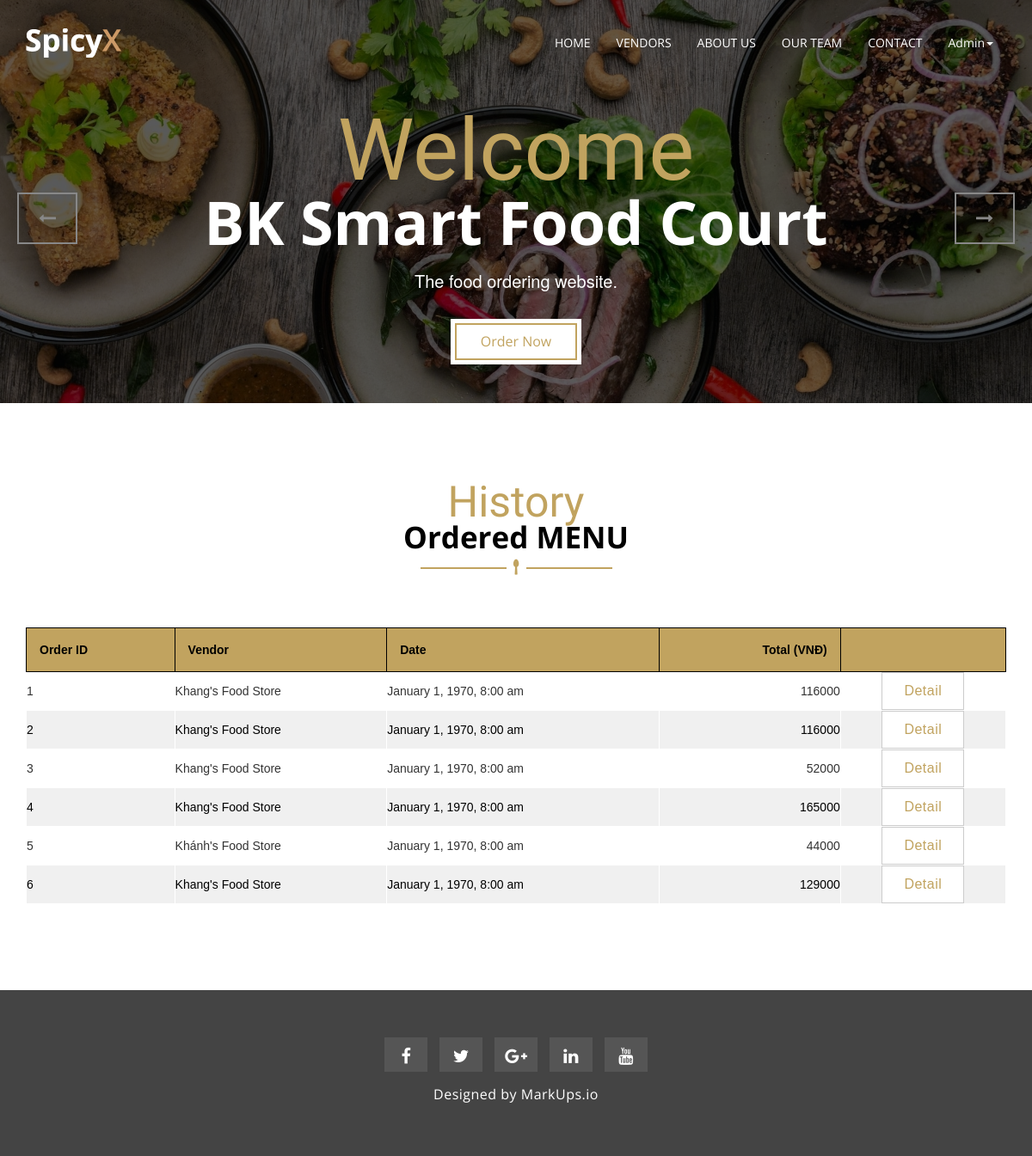
/index.php?c=bill (signed in), run on an earlier commit of the app's database.
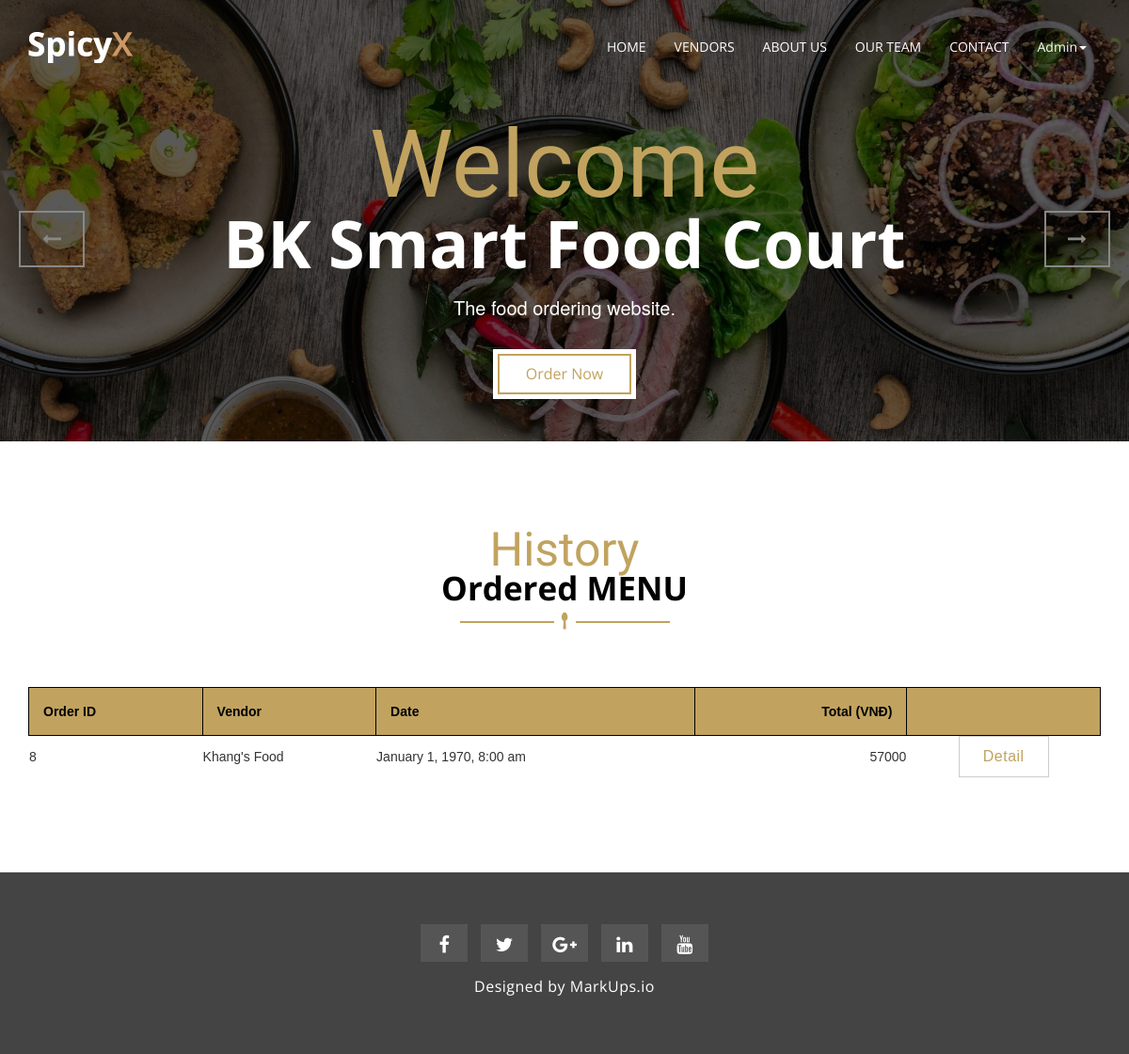
And on a later commit of the database.
### tables this page shows
CREATE TABLE `user` (
  `id` int(11) NOT NULL,
  `username` varchar(50) NOT NULL,
  `fullname` varchar(50) NOT NULL,
  `password` varchar(100) NOT NULL,
  `email` varchar(100) NOT NULL,
  `sdt` varchar(20) NOT NULL,
  `role` int(11) NOT NULL
);

CREATE TABLE `vendor` (
  `id` int(11) NOT NULL,
  `name` varchar(100) NOT NULL,
  `description` mediumtext NOT NULL,
  `photo` varchar(200) NOT NULL
);

### site/core/Base_Controller.php (called while the page is built, shortened)
<?php if (!defined('PATH_SYSTEM')) die('Bad requested!');
class Base_Controller extends Controller {
    public function load_header($header_name,$data) {
        global $Database;
        $data['header']['user'] = get_user($Database,$this->auth->username);
        $data['header']['vendor'] = get_user($Database,$this->auth->username);
        if ($this->auth->isLogin()){
            $unchecked_message = get_unchecked_message($Database,get_user($Database,$this->auth->username)['id']);
        }
        $this->view->load($header_name,$data);
    }
}

### site/controller/Bill_Controller.php (called while the page is built, shortened)
<?php if (!defined('PATH_SYSTEM')) die('Bad requested!');
class Bill_Controller extends Auth_Controller {
    public function indexAction() {
        $data = $this->getBillCustomer();
        $this->load_header('header',$data);
        $this->view->load('slider',$data);
        $this->view->load('history_customer',$data);
        $this->view->load('footer',$data);
    }
    private function getBillCustomer(){
        global $Database;
        $orders = get_all_by_column($Database,'orders','customer_id',get_user($Database,$this->auth->username)['id']);
        foreach ($orders as $stt=>$order){
            $list_bill[$order['order_id']]['vendor'] = get_by_id($Database,'vendor',$order['vendor_id']);
            $list_bill[$order['order_id']]['user'] = get_by_id($Database,'user',$order['customer_id']);
            $list_bill[$order['order_id']]['timestamp_order'] = $order['timestamp_order'];
            $list_bill[$order['order_id']]['list_orders'][$order['product_id']]= $order['quantity'];
        }
        foreach ($list_bill as $order_id => $bill){
            $temp_bill = new Bill_Library();
            $temp_bill->generate_bill($Database,$bill['user'],$bill['vendor'],$bill['timestamp_order'],$bill['list_orders']);
            $data['list_bill'][$order_id]['user'] = $temp_bill->get_user();
            $data['list_bill'][$order_id]['vendor'] = $temp_bill->get_vendor();
            $data['list_bill'][$order_id]['orders'] = $temp_bill->get_orders();
            $data['list_bill'][$order_id]['additional_money'] = $temp_bill->get_additional_money();
            $data['list_bill'][$order_id]['total'] = $temp_bill->get_total();
        }
        return $data;
    }
}

### index.php (called while the page is built, shortened)
<?php
require_once(PATH_SYSTEM . '/library/DB_Library.php');
$Database = new DB();
load();

### system/library/DB_Library.php (called while the page is built, shortened)
<?php if ( ! defined('PATH_SYSTEM')) die ('Bad requested!');
class DB{
    private $db = null;
    public function __construct()
    {
        try {
            $this->db = new mysqli( DB_HOST, DB_USER, DB_PASS, DB_NAME );
            $this->db->set_charset( "utf8" );
        } catch ( Exception $e ) {
            die( 'Unable to connect to database' );
        }
    }
    public function query($query,$string_bind_param,$array_value_of_bind_param){
        $stmt = $this->db->prepare( $query );
        $stmt->bind_param($string_bind_param, ...$array_value_of_bind_param);
        $stmt->execute();
        $result = $stmt->get_result();
        return $result;
    }
}

### site/model/Db_Model.php (called while the page is built, shortened)
<?php if (!defined('PATH_SYSTEM')) die('Bad requested!');
function get_user($Database,$username){
    $statement = "SELECT * from user JOIN user_role where user.role = user_role.role and user.username=?";
    $result = $Database->query($statement, "s", array($username));
    if ($result->num_rows > 0) {
        while ($row = $result->fetch_assoc()) {
            $output[] = $row;
        }
        return $output[0];
    } else return false;
}
function get_by_id($Database,$table,$id){
    $statement = "SELECT * from ${table} where id=?";
    $result = $Database->query($statement, "i", array($id));
    if ($result->num_rows > 0) {
        while ($row = $result->fetch_assoc()) {
            $output[] = $row;
        }
        return $output[0];
    } else return false;
}
function get_all_by_column($Database,$table,$column,$value){
    $statement = "SELECT * from ${table} where ${column}=?";
    $result = $Database->query($statement, "i", array($value));
    if ($result->num_rows > 0) {
        while ($row = $result->fetch_assoc()) {
            $output[] = $row;
        }
        return $output;
    } else return false;
}
?>

### site/view/history_customer.php (the view, shortened to what this page needs)
<section id="mu-restaurant-menu">
    <div class="container">
        <div class="row">
            <div class="col-md-12">
                <div class="mu-restaurant-menu-area">
                    <div class="mu-title" style="padding-bottom:40px">
                        <span class="mu-subtitle">History</span>
                        <h2>Ordered MENU</h2>
                        <i class="fa fa-spoon"></i>
                    </div>
                    <table style="width:100%;">
                        <thead style="background-color:#c1a35f">
                            <tr>
                                <th>Order ID</th>
                                <th>Vendor</th>
                                <th>Date</th>
                                <th style="text-align:right;">Total (VNĐ)</th>
                                <th></th>
                            </tr>
                        </thead>
                        <?php foreach ($list_bill as $order_id => $bill) : ?>
                            <tr>
                                <td><?= $order_id ?></td>
                                <td><?= htmlentities($bill['vendor']['name'], ENT_QUOTES, "UTF-8"); ?></td>
                                <td><?= date("F j, Y, g:i a", $bill['timestamp_order']) ?></td>
                                <td style="text-align:right;"><?= $bill['total'] ?></td>
                                <td style="text-align:center;">
                                    <button class="mu-browsmore-btn" data-toggle="modal" data-target="#billmodal<?= $order_id ?>">
                                        Detail
                                    </button>
                                </td>
                            </tr>
                        <?php endforeach; ?>
                    </table>
                </div>
            </div>
        </div>
    </div>
</section>

### site/view/header.php (shortened to what this page needs)
<!DOCTYPE html>
<html lang="en">
  <head>
    <link href="assets/css/font-awesome.css" rel="stylesheet">
    <link href="assets/css/bootstrap.css" rel="stylesheet">
    <link rel="stylesheet" type="text/css" href="assets/css/slick.css">
    <link rel="stylesheet" type="text/css" href="assets/css/bootstrap-datepicker.css">
    <link rel="stylesheet" href="assets/css/jquery.fancybox.css" type="text/css" media="screen" />
    <link id="switcher" href="assets/css/theme-color/default-theme.css" rel="stylesheet">
    <link href="style.css" rel="stylesheet">
  </head>
  <body>
  <header id="mu-header">
    <nav class="navbar navbar-default mu-main-navbar" role="navigation">
      <div class="container">
        <div class="navbar-header">
          <a class="navbar-brand" href="<?= PATH_INDEX ?>"><img src="assets/img/logo.png" alt="Logo img"></a>
        </div>
        <div id="navbar" class="navbar-collapse collapse">
          <ul id="top-menu" class="nav navbar-nav navbar-right mu-main-nav">
            <li><a href="<?= PATH_INDEX ?>">HOME</a></li>
            <li><a href="<?= PATH_INDEX ?>?c=order">VENDORS</a></li>
            <li><a href="<?= PATH_INDEX ?>?c=load_page&page=about_us">ABOUT US</a></li>
            <li><a href="<?= PATH_INDEX ?>?c=load_page&page=our_team">OUR TEAM</a></li>
            <li><a href="<?= PATH_INDEX ?>?c=load_page&page=contact">CONTACT</a></li>
            <?php if (isset($_SESSION['role'])): ?>
            <li class="dropdown">
              <a class="dropdown-toggle" data-toggle="dropdown" href="blog-archive.html"><?= htmlspecialchars($header['user']['fullname'], ENT_QUOTES, 'UTF-8'); ?><span class="caret"></span></a>
            </li>
            <?php else: ?>
            <li><a href="<?= PATH_INDEX ?>?c=signup">SIGN UP</a></li>
            <li><a href="<?= PATH_INDEX ?>?c=login">LOGIN</a></li>
            <?php endif;?>
          </ul>
        </div>
      </div>
    </nav>
  </header>

### site/view/slider.php (shortened to what this page needs)
<section id="mu-slider">
  <div class="mu-slider-area">
    <div class="mu-top-slider">
      <div class="mu-top-slider-single">
        <img src="assets/img/slider/1.jpg" alt="img">
        <div class="mu-top-slider-content">
          <span class="mu-slider-small-title">Welcome</span>
          <h2 class="mu-slider-title">BK Smart Food Court</h2>
          <p>The food ordering website.</p>
          <a href="<?= PATH_INDEX ?>?c=order" class="mu-readmore-btn">Order Now</a>
        </div>
      </div>
    </div>
  </div>
</section>

### site/view/footer.php (shortened to what this page needs)
  <footer id="mu-footer">
    <div class="container">
      <div class="row">
        <div class="col-md-12">
        <div class="mu-footer-area">
           <div class="mu-footer-social">
            <a href="#"><span class="fa fa-facebook"></span></a>
            <a href="#"><span class="fa fa-twitter"></span></a>
            <a href="#"><span class="fa fa-google-plus"></span></a>
            <a href="#"><span class="fa fa-linkedin"></span></a>
            <a href="#"><span class="fa fa-youtube"></span></a>
          </div>
          <div class="mu-footer-copyright">
            <p>Designed by <a rel="nofollow" href="http://www.markups.io/">MarkUps.io</a></p>
          </div>
        </div>
      </div>
      </div>
    </div>
  </footer>
  </body>
</html>

### public/spicyX/assets/css/theme-color/default-theme.css (style rules this page uses)
.mu-readmore-btn { color: #c1a35f; }
.mu-readmore-btn::after { border: 2px solid #c1a35f; }
.mu-browsmore-btn { color: #c1a35f; }
#mu-slider .mu-slider-area .mu-top-slider .mu-top-slider-single .mu-top-slider-content .mu-slider-small-title { color: #c1a35f; }
.mu-title .mu-subtitle { color: #c1a35f; }
.mu-title i { color: #c1a35f; }

### site/view/history_customer.php (style rules this page uses)
table { font-family: arial, sans-serif; width: 100%; }
th { text-align: left; border: 1px solid black; padding: 15px; border-collapse: collapse; color: black; }
table tr td { border: 1px solid #FFFFFF; }
tr:nth-child(even) { border-collapse: collapse; color: black; border: 1px solid black; background-color: rgb(240, 240, 240); }

What changed in the data, as far as the page shows it:
removed vendor: name "Khang's Food Store"
removed vendor: name "Khánh's Food Store"
added vendor: name "Khang's Food"
Also different on the page:
new list line: "8 January 1, 1970, 8:00 am 57000 Detail"
list line gone: "1 January 1, 1970, 8:00 am 116000 Detail"
list line gone: "2 January 1, 1970, 8:00 am 116000 Detail"
list line gone: "3 January 1, 1970, 8:00 am 52000 Detail"
list line gone: "4 January 1, 1970, 8:00 am 165000 Detail"
list line gone: "5 January 1, 1970, 8:00 am 44000 Detail"
list line gone: "6 January 1, 1970, 8:00 am 129000 Detail"
